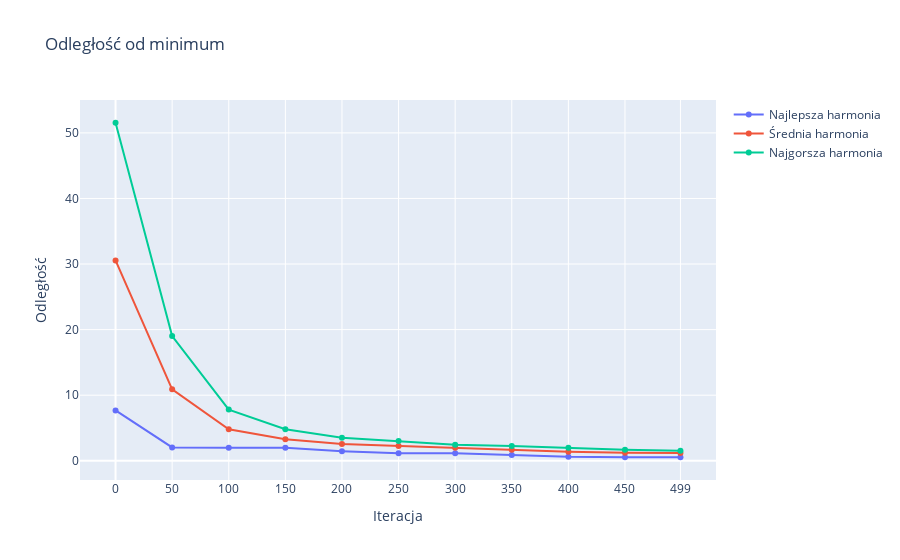

The notebook cell saved with this chart:
### Markdown cell above
### 20;0.9;0.7

### Code cell
directory = r'./Pomiary/Rastragrin/20;0.9;0.7'
rastragin_20_90_70 = read_data_from_directory(f'{directory}/data')

# Generate plots
generate_plots_for_one_simulation(directory, optimum)

### Figure 1 — Plotly figure (JSON) as saved in the notebook; plotly's stock layout.template omitted (floating-point values rounded to 4 significant figures)
{"data": [{"mode": "lines+markers", "name": "Najlepsza harmonia", "type": "scatter", "x": [0, 50, 100, 150, 200, 250, 300, 350, 400, 450, 499], "y": [7.687, 2.036, 1.97, 1.97, 1.47, 1.155, 1.155, 0.8755, 0.5999, 0.5393, 0.5393]}, {"mode": "lines+markers", "name": "Średnia harmonia", "type": "scatter", "x": [0, 50, 100, 150, 200, 250, 300, 350, 400, 450, 499], "y": [30.55, 10.9, 4.807, 3.301, 2.567, 2.249, 1.972, 1.685, 1.393, 1.235, 1.173]}, {"mode": "lines+markers", "name": "Najgorsza harmonia", "type": "scatter", "x": [0, 50, 100, 150, 200, 250, 300, 350, 400, 450, 499], "y": [51.54, 19.03, 7.806, 4.816, 3.515, 3.027, 2.442, 2.264, 1.97, 1.699, 1.518]}], "layout": {"title": {"text": "Odległość od minimum"}, "xaxis": {"tickmode": "array", "ticktext": [0, 50, 100, 150, 200, 250, 300, 350, 400, 450, 499], "tickvals": [0, 50, 100, 150, 200, 250, 300, 350, 400, 450, 499], "title": {"text": "Iteracja"}}, "yaxis": {"title": {"text": "Odległość"}}}}
